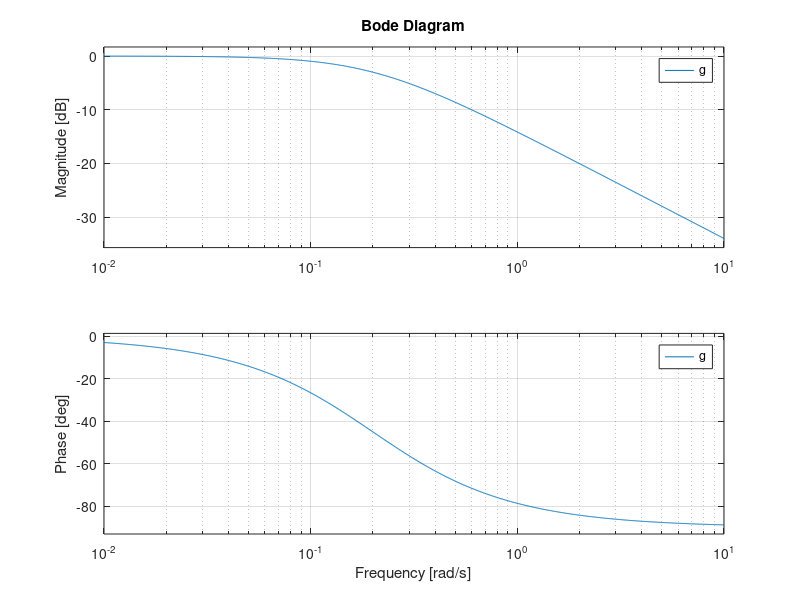

Write the MATLAB code that produced this figure. (Note: this script raises an error after producing the figure.)
clear all; close all;

% Obiekt inercyjny I rzedu
% ************************************************************************
% Charakterystyka Nyquista
% ************************************************************************
% figure(1)
% k = 1; T = 15;
% g = tf([k], [T 1]);
% nyquist(g), hold on
% 
% k = 1 ; T = 30;
% g = tf([k], [T 1]);
% nyquist(g)
% 
% k = 1 ; T = 50;
% g = tf([k], [T 1]);
% nyquist(g)
% 
% grid on
% title('Charakterystyka Nyquista przy zmiennej stalej czasowej')
% legend('T = 15', 'T = 30', 'T = 50')
% % ************************************************************************
% figure(2)
% k = 1; T = 10;
% g = tf([k], [T 1]);
% nyquist(g), hold on
% 
% k = 5 ; T = 10;
% g = tf([k], [T 1]);
% nyquist(g)
% 
% k = 10 ; T = 10;
% g = tf([k], [T 1]);
% nyquist(g)
% 
% grid on
% title('Charakterystyka Nyquista przy zmiennym wzmocnieniu')
% legend('k = 1', 'k = 5', 'k = 10')
% % ************************************************************************
% % Charakterystyki Bodego
% % ************************************************************************
figure(3)
k = 1; T = 5;
g = tf([k], [T 1]);
bode(g), hold on
asymp(g)
k = 1 ; T = 10;
g = tf([k], [T 1]);
bode(g)

k = 1 ; T = 15;
g = tf([k], [T 1]);
bode(g)

grid on
title('Charakterystyki Bodego przy zmiennej stalej czasowej')
legend('T = 5', 'T = 10', 'T = 15')
% ************************************************************************
% figure(4)
% k = 1; T = 100;
% g = tf([k], [T 1]);
% bode(g), hold on
% 
% k = 5 ; T = 100;
% g = tf([k], [T 1]);
% bode(g)
% 
% k = 10 ; T = 100;
% g = tf([k], [T 1]);
% bode(g)
% 
% grid on
% title('Charakterystyki Bodego przy zmiennym wzmocnieniu')
% legend('k = 1', 'k = 5', 'k = 10')
